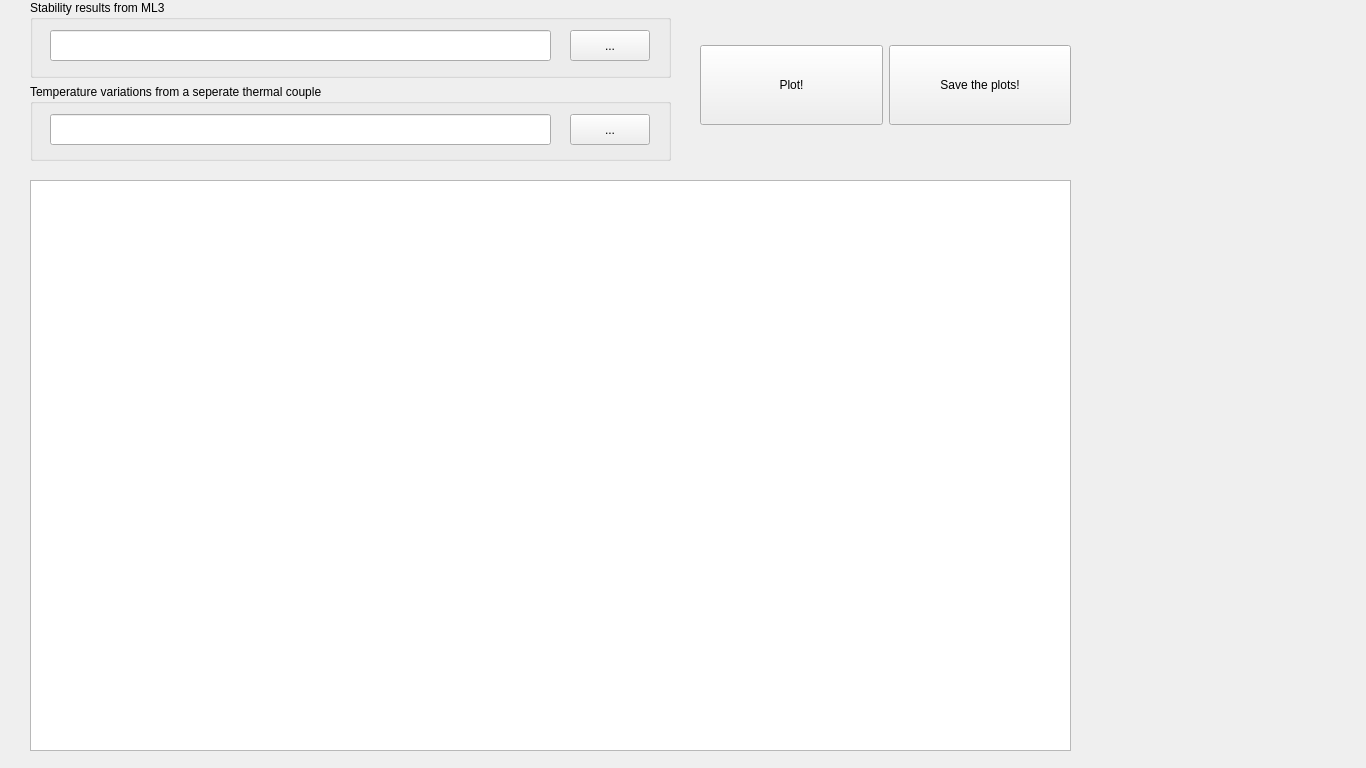
<?xml version="1.0" encoding="UTF-8"?>
<ui version="4.0">
 <class>Widget</class>
 <widget class="QWidget" name="Widget">
  <property name="geometry">
   <rect>
    <x>0</x>
    <y>0</y>
    <width>1366</width>
    <height>768</height>
   </rect>
  </property>
  <property name="sizePolicy">
   <sizepolicy hsizetype="Fixed" vsizetype="Fixed">
    <horstretch>0</horstretch>
    <verstretch>0</verstretch>
   </sizepolicy>
  </property>
  <property name="minimumSize">
   <size>
    <width>1366</width>
    <height>768</height>
   </size>
  </property>
  <property name="maximumSize">
   <size>
    <width>1366</width>
    <height>768</height>
   </size>
  </property>
  <property name="windowTitle">
   <string>Temperature stability analyser</string>
  </property>
  <widget class="PlotWidget" name="graphicsViewPlot">
   <property name="geometry">
    <rect>
     <x>30</x>
     <y>180</y>
     <width>1041</width>
     <height>571</height>
    </rect>
   </property>
  </widget>
  <widget class="QWidget" name="">
   <property name="geometry">
    <rect>
     <x>30</x>
     <y>0</y>
     <width>641</width>
     <height>161</height>
    </rect>
   </property>
   <layout class="QVBoxLayout" name="verticalLayout">
    <item>
     <widget class="QGroupBox" name="groupBox">
      <property name="title">
       <string>Stability results from ML3</string>
      </property>
      <widget class="QPushButton" name="pushButtonLocateStabilityResult">
       <property name="geometry">
        <rect>
         <x>540</x>
         <y>30</y>
         <width>80</width>
         <height>31</height>
        </rect>
       </property>
       <property name="text">
        <string>...</string>
       </property>
      </widget>
      <widget class="QLineEdit" name="lineEditStabilityResultFilePath">
       <property name="geometry">
        <rect>
         <x>20</x>
         <y>30</y>
         <width>501</width>
         <height>31</height>
        </rect>
       </property>
      </widget>
     </widget>
    </item>
    <item>
     <widget class="QGroupBox" name="groupBox_2">
      <property name="title">
       <string>Temperature variations from a seperate thermal couple</string>
      </property>
      <widget class="QPushButton" name="pushButtonLocateTemperatureVariation">
       <property name="geometry">
        <rect>
         <x>540</x>
         <y>30</y>
         <width>80</width>
         <height>31</height>
        </rect>
       </property>
       <property name="text">
        <string>...</string>
       </property>
      </widget>
      <widget class="QLineEdit" name="lineEditTemperatureVariationsFilePath">
       <property name="geometry">
        <rect>
         <x>20</x>
         <y>30</y>
         <width>501</width>
         <height>31</height>
        </rect>
       </property>
      </widget>
     </widget>
    </item>
   </layout>
  </widget>
  <widget class="QWidget" name="">
   <property name="geometry">
    <rect>
     <x>700</x>
     <y>10</y>
     <width>371</width>
     <height>151</height>
    </rect>
   </property>
   <layout class="QHBoxLayout" name="horizontalLayout">
    <item>
     <widget class="QPushButton" name="pushButtonPlot">
      <property name="minimumSize">
       <size>
        <width>20</width>
        <height>80</height>
       </size>
      </property>
      <property name="text">
       <string>Plot!</string>
      </property>
     </widget>
    </item>
    <item>
     <widget class="QPushButton" name="pushButtonSavePlots">
      <property name="minimumSize">
       <size>
        <width>0</width>
        <height>80</height>
       </size>
      </property>
      <property name="text">
       <string>Save the plots!</string>
      </property>
     </widget>
    </item>
   </layout>
  </widget>
 </widget>
 <customwidgets>
  <customwidget>
   <class>PlotWidget</class>
   <extends>QGraphicsView</extends>
   <header location="global">pyqtgraph</header>
  </customwidget>
 </customwidgets>
 <resources/>
 <connections/>
</ui>
